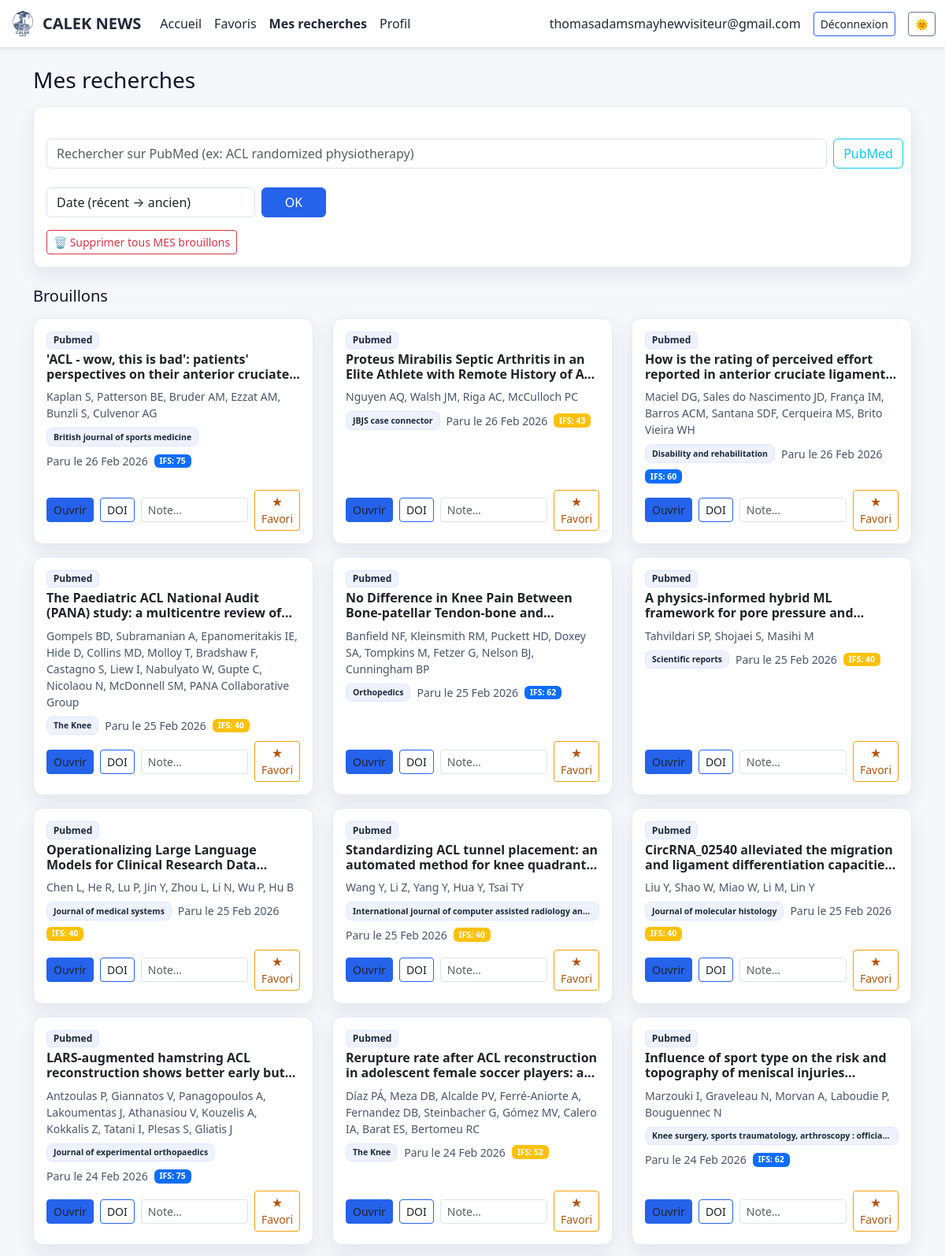
Screenshot of /drafts (signed in, upper part) with the database file from the repository.
### app.py (models this page shows, shortened)
class User(UserMixin, db.Model):
    id = db.Column(db.Integer, primary_key=True)
    email = db.Column(db.String(120), unique=True, nullable=False)
    name = db.Column(db.String(120))
    password_hash = db.Column(db.String(255), nullable=False)
    role = db.Column(db.String(20), default="user")
    created_at = db.Column(db.DateTime, default=datetime.utcnow)

class Article(db.Model):
    id = db.Column(db.Integer, primary_key=True)
    title = db.Column(db.String(500), nullable=False)
    authors = db.Column(db.String(500))
    journal = db.Column(db.String(300))
    doi = db.Column(db.String(200), index=True)
    url = db.Column(db.String(500))
    abstract = db.Column(db.Text)
    published_date = db.Column(db.DateTime)
    published_at = db.Column(db.DateTime)
    source = db.Column(db.String(50))  # 'pubmed' | 'crossref' | 'manual'
    is_published = db.Column(db.Boolean, default=False)
    featured = db.Column(db.Boolean, default=False)
    domain = db.Column(db.String(80))
    pathology = db.Column(db.String(120))
    study_type = db.Column(db.String(80))
    source_order = db.Column(db.Integer)
    posted_by_id = db.Column(db.Integer, db.ForeignKey("user.id"))
    posted_by = db.relationship("User", backref="posts")
    created_at = db.Column(db.DateTime, default=datetime.utcnow)
    proposer_display_name = db.Column(db.String(120), nullable=True)

### app.py (the view, shortened to what this page needs)
@app.route('/drafts', endpoint='my_drafts')
@login_required
def my_drafts():
    sort = request.args.get('sort', 'date_desc')
    q_pubmed = (request.args.get('q_pubmed') or '').strip()
    try:
        page = int(request.args.get('page') or 1)
    except Exception:
        page = 1
    page = max(1, page)
    PER_PAGE = 48
    drafts_state = session.get("drafts_state", {}) or {}
    uid = str(current_user.id)
    ustate = drafts_state.get(uid, {}) or {}
    if not q_pubmed:
        q_pubmed = (ustate.get("q_pubmed") or "").strip()
        try:
            page = int(ustate.get("page") or page)
        except Exception:
            pass
        page = max(1, page)
    if q_pubmed:
        drafts_state[uid] = {"q_pubmed": q_pubmed, "page": page}
        session["drafts_state"] = drafts_state
    total_pages = 1
    qry = (Article.query
           .filter(Article.is_published.is_(False))
           .join(UserDraft, UserDraft.article_id == Article.id)
           .filter(UserDraft.user_id == current_user.id))
    pool = qry.limit(1000).all()
    ifs_scores = {a.id: reliability_score(a)[0] for a in pool}
    def date_key(x):
        return (x.published_date or x.created_at or datetime.min)
    if sort == 'ifs_desc':
        pool.sort(key=lambda x: ifs_scores.get(x.id, 0), reverse=True)
    elif sort == 'ifs_asc':
        pool.sort(key=lambda x: ifs_scores.get(x.id, 0))
    elif sort == 'date_asc':
        pool.sort(key=date_key)
    else:
        pool.sort(key=date_key, reverse=True)
    display_pool = pool[:300]
    draft_ids = [a.id for a in display_pool]
    proposed_set = set()
    if draft_ids:
        proposed_set = {
            r[0] for r in db.session.query(Proposal.article_id)
            .filter(Proposal.article_id.in_(draft_ids))
            .all()
        }
    return render_template(
        'drafts.html',
        latest_drafts=display_pool,
        ifs_scores=ifs_scores,
        sort=sort,
        proposed_set=proposed_set,
        q_pubmed=q_pubmed,   # vide ici en général
        page=1,
        total_pages=1,
        has_prev=False,
        has_next=False,
    )

### app.py (called while the page is built)
@login_manager.user_loader
def load_user(proposer_id):
    return User.query.get(int(proposer_id))

def _infer_study_score(article):
    st = (article.study_type or "").lower().strip()
    title = (article.title or "").lower()
    abst  = (article.abstract or "").lower()
    txt   = f"{st} {title} {abst}"
    m = {
        "meta-analysis": 25, "meta analyse": 25, "systematic review": 25,
        "randomized controlled trial": 20, "randomised controlled trial": 20, "rct": 20,
        "cohort": 12, "prospective": 12, "longitudinal": 12,
        "case-control": 10, "case control": 10,
        "cross-sectional": 8, "cross sectional": 8, "observational": 8,
        "case series": 5, "case report": 3, "pilot": 5
    }
    for k, v in m.items():
        if k in st:
            return v, k
    for kw, v in _STUDY_HINTS:
        if kw in txt:
            return v, kw
    return 0, "type d'étude non déterminé"

def _sample_size_score(article):
    text = f"{article.abstract or ''} {article.title or ''}".replace("\u00a0"," ")
    n = None
    m = re.search(r"\bn\s*=\s*(\d{2,5})\b", text, re.I)
    if m:
        n = int(m.group(1))
    else:
        m = re.search(r"\b(\d{2,5})\s+(participants?|patients?|subjects?)\b", text, re.I)
        if m: n = int(m.group(1))
    if not n:
        return 0, "taille d'échantillon non trouvée"
    if n < 30: s = 2
    elif n < 100: s = 5
    elif n < 300: s = 8
    else: s = 10
    return s, f"n≈{n}"

@app.context_processor
def inject_helpers():
    return {
        "reliability_score": reliability_score
    }

### templates/drafts.html (shortened to what this page needs)
{% extends "layout.html" %}
{% block content %}
<h3 class="mb-3">Mes recherches</h3>
<div class="card side-card p-3 mb-4">
  <form class="row g-2 align-items-center mt-3" method="post" action="{{ url_for('drafts_pull_pubmed') }}">
    <div class="col-lg-11">
      <input type="search" name="q_pubmed" class="form-control"
            placeholder="Rechercher sur PubMed (ex: ACL randomized physiotherapy)"
            value="{{ q_pubmed or '' }}">
    </div>
    <div class="col-lg-1 d-grid">
      <button class="btn btn-outline-info" type="submit">PubMed</button>
    </div>
  </form>
  <form class="row g-2 align-items-center mt-3" method="get" action="{{ url_for('my_drafts') }}">
    <div class="col-lg-3">
      <select name="sort" class="form-select" title="Tri local des brouillons">
        {% set current_sort = sort or request.args.get('sort','date_desc') %}
        <option value="date_desc" {{ 'selected' if current_sort=='date_desc' else '' }}>Date (récent → ancien)</option>
      </select>
    </div>
    <div class="col-lg-1 d-grid">
      <button class="btn btn-primary" type="submit">OK</button>
    </div>
  </form>
  <div class="d-flex flex-wrap gap-2 mt-3">
    <form method="post" action="{{ url_for('drafts_delete_mine') }}"
          onsubmit="return confirm('Supprimer TOUS vos brouillons ?');">
      <button class="btn btn-outline-danger btn-sm">🗑 Supprimer tous MES brouillons</button>
    </form>
  </div>
</div>
<h5 class="mb-3">Brouillons</h5>
<div class="row gy-3">
  {% for a in latest_drafts %}
  <div class="col-md-6 col-lg-4">
    <div class="card h-100 article-card p-3" data-article-id="{{ a.id }}" role="button" tabindex="0">
      <div class="d-flex flex-wrap gap-2 mb-1">
        {% if a.source %}<span class="badge badge-soft">{{ a.source|capitalize }}</span>{% endif %}
      </div>
      <h6 class="fw-bold line-clamp-2">{{ a.title }}</h6>
      {% if a.authors %}<p class="text-muted small mb-2">{{ a.authors }}</p>{% endif %}
      <div class="small text-muted mb-2 d-flex flex-wrap gap-2 align-items-center">
        {% if a.journal %}<span class="badge badge-soft badge-journal">{{ a.journal }}</span>{% endif %}
        {% if a.published_date %}<span>Paru le {{ a.published_date.strftime('%d %b %Y') }}</span>{% endif %}
        {% set sc = (reliability_score(a)[0]) %}
        {% set ifs_color =
            'bg-success' if sc>=80 else
            'bg-primary' if sc>=60 else
            'bg-warning' if sc>=40 else
            'bg-danger' %}
        <span class="badge {{ ifs_color }}">IFS: {{ sc }}</span>
      </div>
      <div class="mt-auto d-flex gap-2 align-items-center">
        {% if a.url %}
          <a class="btn btn-sm btn-primary" target="_blank" rel="noopener" href="{{ a.url }}" onclick="event.stopPropagation()">Ouvrir</a>
        {% endif %}
        {% if a.doi %}
          <a class="btn btn-sm btn-outline-primary" target="_blank" rel="noopener" href="https://doi.org/{{ a.doi }}" onclick="event.stopPropagation()">DOI</a>
        {% endif %}
        {% if current_user.is_authenticated %}
        <form class="d-flex gap-2 align-items-center ms-auto favorite-form"
              method="post" action="{{ url_for('favorite', article_id=a.id) }}"
              onclick="event.stopPropagation()">
          <input class="form-control form-control-sm" name="note" placeholder="Note…" style="max-width:140px;">
          <button type="submit" class="btn btn-sm btn-outline-warning">★ Favori</button>
        </form>
        {% endif %}
        {% set is_proposed = a.id in proposed_set %}
      </div>
    </div>
  </div>
  {% else %}
    <div class="col-12"><p class="text-muted">Aucun brouillon.</p></div>
  {% endfor %}
</div>
{% endblock %}

### templates/layout.html (shortened to what this page needs)
<!doctype html>
<html lang="fr" data-bs-theme="light">
<head>
  <link href="https://cdn.jsdelivr.net/npm/bootstrap@5.3.3/dist/css/bootstrap.min.css" rel="stylesheet">
  <link href="{{ url_for('static', filename='css/theme.css') }}" rel="stylesheet">
</head>
<body>
<nav class="navbar navbar-expand-lg sticky-top shadow-sm bg-body border-bottom">
  <div class="container-fluid">
    <a class="navbar-brand fw-bold d-flex align-items-center gap-2" href="{{ url_for('index') }}">
      <img src="{{ url_for('static', filename='img/calek-logo.png') }}" alt="CALEK" class="logo-img" style="height:34px;width:auto;object-fit:contain">
      <span>CALEK NEWS</span>
    </a>
    <div class="collapse navbar-collapse" id="navbarNav">
      <ul class="navbar-nav me-auto mb-2 mb-lg-0">
        <li class="nav-item"><a class="nav-link{% if request.endpoint == 'index' %} active{% endif %}" href="{{ url_for('index') }}">Accueil</a></li>
        {% if current_user.is_authenticated %}
          <li class="nav-item"><a class="nav-link{% if request.endpoint == 'favorites' %} active{% endif %}" href="{{ url_for('favorites') }}">Favoris</a></li>
          <li class="nav-item">
            <a class="nav-link{% if request.endpoint == 'my_drafts' %} active{% endif %}" href="{{ url_for('my_drafts') }}">Mes recherches</a>
          </li>
          <li class="nav-item"><a class="nav-link{% if request.endpoint == 'me' %} active{% endif %}" href="{{ url_for('me') }}">Profil</a></li>
        {% endif %}
      </ul>
      <div class="d-flex align-items-center gap-3">
        {% if current_user.is_authenticated %}
          <span class="user-email text-nowrap">{{ current_user.email }}</span>
          <a href="{{ url_for('logout') }}" class="btn btn-sm btn-outline-primary">Déconnexion</a>
        {% else %}
          <a href="{{ url_for('login') }}" class="btn btn-sm btn-outline-primary">Connexion</a>
          <a href="{{ url_for('signup') }}" class="btn btn-sm btn-primary">Inscription</a>
        {% endif %}
        <button id="theme-toggle" class="btn btn-sm btn-outline-secondary" title="Basculer le thème" aria-label="Basculer le thème">🌞</button>
      </div>
    </div>
  </div>
</nav>
<main class="container py-4">
  {% block content %}{% endblock %}
</main>
</body>
</html>

### static/css/theme.css (style rules this page uses)
:root { --bg: #fbf6f6; --panel: #ffffff; --panel-2: #f9fafc; --text: #0f172a; --muted: #475569; --primary: #2563eb; --accent: #f59e0b; --border: #e5e7eb; --shadow: 0 10px 24px rgba(16,24,40,.08); --nav-bg: #ffffff; --nav-border: #e5e7eb; }
html[data-bs-theme="light"] body { background: linear-gradient(180deg, #f7f9ff 0%, var(--bg) 60%); color: var(--text); }
html[data-bs-theme="light"] .navbar { background: var(--nav-bg); border-bottom: 1px solid var(--nav-border); box-shadow: 0 6px 16px rgba(16,24,40,.05); }
html[data-bs-theme="light"] .navbar .nav-link { color:#1f2937; }
html[data-bs-theme="light"] .navbar .nav-link.active { color:#111827; font-weight:600; }
html[data-bs-theme="light"] .article-card, html[data-bs-theme="light"] .side-card { background: var(--panel); border: 1px solid var(--border); box-shadow: var(--shadow); }
html[data-bs-theme="light"] .badge-soft { background: #eef2ff; color: #1e293b; border: 1px solid #e0e7ff; }
html[data-bs-theme="light"] .btn-primary { background: var(--primary); border-color: var(--primary); }
html[data-bs-theme="light"] .btn-outline-primary { border-color: var(--primary); color: #1e293b; }
html[data-bs-theme="light"] .btn-outline-warning { border-color: var(--accent); color: #b45309; }
.article-card { transition: transform .15s ease, box-shadow .15s ease, border-color .15s ease, background .15s ease; }
.side-card { transition: transform .15s ease, box-shadow .15s ease, border-color .15s ease, background .15s ease; }
.badge-journal { display:inline-block; max-width:100%; overflow:hidden; text-overflow:ellipsis; white-space:nowrap; vertical-align:middle; }
.line-clamp-2, .line-clamp-3 { display:-webkit-box; -webkit-box-orient:vertical; overflow:hidden; }
.line-clamp-2 { -webkit-line-clamp:2; }
.navbar .nav-link.active { font-weight:600; }
html[data-bs-theme="light"] .card a { color: #0f172a; }
html[data-bs-theme="light"] .card a.btn, html[data-bs-theme="light"] .card a.btn:hover { color: inherit; }
html[data-bs-theme="light"] .badge-soft { background: #eef2ff !important; color: #1e293b !important; border-color: #e0e7ff !important; }
html[data-bs-theme="light"] .text-muted { color: var(--muted) !important; }
html[data-bs-theme="light"] .navbar-brand, html[data-bs-theme="light"] .nav-link, html[data-bs-theme="light"] .user-email { color: #1f2937 !important; }
.navbar-brand .logo-img { height: 45px; width: auto; object-fit: contain; transition: transform 0.2s ease; }
.navbar-brand span { text-shadow: 0 1px 2px rgba(0,0,0,0.05); }
:root { --bg-body: #0f1115; --bg-card: #171a21; --text-main: #e8eaed; --text-muted: #9aa0a6; --border-soft: #2a2f3a; }
:root[data-bs-theme="light"] { --bg-body: #f5f7fb; --bg-card: #ffffff; --text-main: #1f2328; --text-muted: #56606b; --border-soft: #e6e9ef; }
html, body { background: var(--bg-body) !important; background-image: none !important; color: var(--text-main); }
body .container, body .container-fluid { background: none !important; }
.side-card, .article-card, .card { background: var(--bg-card) !important; color: var(--text-main) !important; border: 1px solid var(--border-soft) !important; }
.text-muted, .card .text-muted { color: var(--text-muted) !important; }
body * { background-image: none !important; }
.navbar, .navbar .container, .navbar .container-fluid { background: var(--bg-card) !important; background-image: none !important; }

### templates/layout.html (style rules this page uses)
.card[role="button"] { cursor: pointer; }
.article-card, .side-card { border: 1px solid rgba(0,0,0,.08); background: var(--bs-body-bg); transition: transform .12s ease, box-shadow .12s ease, border-color .12s ease; border-radius: .75rem; }
.badge-soft { background: rgba(0,0,0,.06); color: var(--bs-body-color); border: 1px solid rgba(0,0,0,.08); }
.badge-journal { display: inline-block; max-width: 100%; overflow: hidden; text-overflow: ellipsis; white-space: nowrap; padding: .35rem .5rem; border-radius: .5rem; }
.line-clamp-2 { display:-webkit-box;-webkit-line-clamp:2;-webkit-box-orient:vertical;overflow:hidden }

### rows the page displays
User: email "thomasadamsmayhewvisiteur@gmail.com"
Article: source "Pubmed", title "'ACL - wow, this is bad': patients' perspectives on their anterior…", authors "Kaplan S, Patterson BE, Bruder AM, Ezzat AM, Bunzli S, Culvenor AG", journal "British journal of sports medicine", published_date "26 Feb 2026", sc "75"
Article: source "Pubmed", title "Proteus Mirabilis Septic Arthritis in an Elite Athlete with Remote History of…", authors "Nguyen AQ, Walsh JM, Riga AC, McCulloch PC", journal "JBJS case connector", published_date "26 Feb 2026", sc "43"
Article: source "Pubmed", title "How is the rating of perceived effort reported in anterior cruciate…", authors "Maciel DG, Sales do Nascimento JD, França IM, Barros ACM, Santana SDF, Cerqueira MS, Brito Vieira WH", journal "Disability and rehabilitation", published_date "26 Feb 2026", sc "60"
Article: source "Pubmed", title "The Paediatric ACL National Audit (PANA) study: a multicentre review…", authors "Gompels BD, Subramanian A, Epanomeritakis IE, Hide D, Collins MD, Molloy T, Bradshaw F, Castagno S, Liew I, Nabulyato W, Gupte C, Nicolaou N, McDonnell SM, PANA Collaborative Group", journal "The Knee", published_date "25 Feb 2026", sc "40"
Article: source "Pubmed", title "No Difference in Knee Pain Between Bone-patellar Tendon-bone…", authors "Banfield NF, Kleinsmith RM, Puckett HD, Doxey SA, Tompkins M, Fetzer G, Nelson BJ, Cunningham BP", journal "Orthopedics", published_date "25 Feb 2026", sc "62"
Article: source "Pubmed", title "A physics-informed hybrid ML framework for pore pressure…", authors "Tahvildari SP, Shojaei S, Masihi M", journal "Scientific reports", published_date "25 Feb 2026", sc "40"
Article: source "Pubmed", title "Operationalizing Large Language Models for Clinical Research…", authors "Chen L, He R, Lu P, Jin Y, Zhou L, Li N, Wu P, Hu B", journal "Journal of medical systems", published_date "25 Feb 2026", sc "40"
Article: source "Pubmed", title "Standardizing ACL tunnel placement: an automated method for knee…", authors "Wang Y, Li Z, Yang Y, Hua Y, Tsai TY", journal "International journal of computer assisted radiology an…", published_date "25 Feb 2026", sc "40"
Article: source "Pubmed", title "CircRNA_02540 alleviated the migration and ligament differentiation…", authors "Liu Y, Shao W, Miao W, Li M, Lin Y", journal "Journal of molecular histology", published_date "25 Feb 2026", sc "40"
Article: source "Pubmed", title "LARS-augmented hamstring ACL reconstruction shows better early…", authors "Antzoulas P, Giannatos V, Panagopoulos A, Lakoumentas J, Athanasiou V, Kouzelis A, Kokkalis Z, Tatani I, Plesas S, Gliatis J", journal "Journal of experimental orthopaedics", published_date "24 Feb 2026", sc "75"
Article: source "Pubmed", title "Rerupture rate after ACL reconstruction in adolescent female soccer players:…", authors "Díaz PÁ, Meza DB, Alcalde PV, Ferré-Aniorte A, Fernandez DB, Steinbacher G, Gómez MV, Calero IA, Barat ES, Bertomeu RC", journal "The Knee", published_date "24 Feb 2026", sc "52"
Article: source "Pubmed", title "Influence of sport type on the risk and topography of meniscal…", authors "Marzouki I, Graveleau N, Morvan A, Laboudie P, Bouguennec N", journal "Knee surgery, sports traumatology, arthroscopy : officia…", published_date "24 Feb 2026", sc "62"
